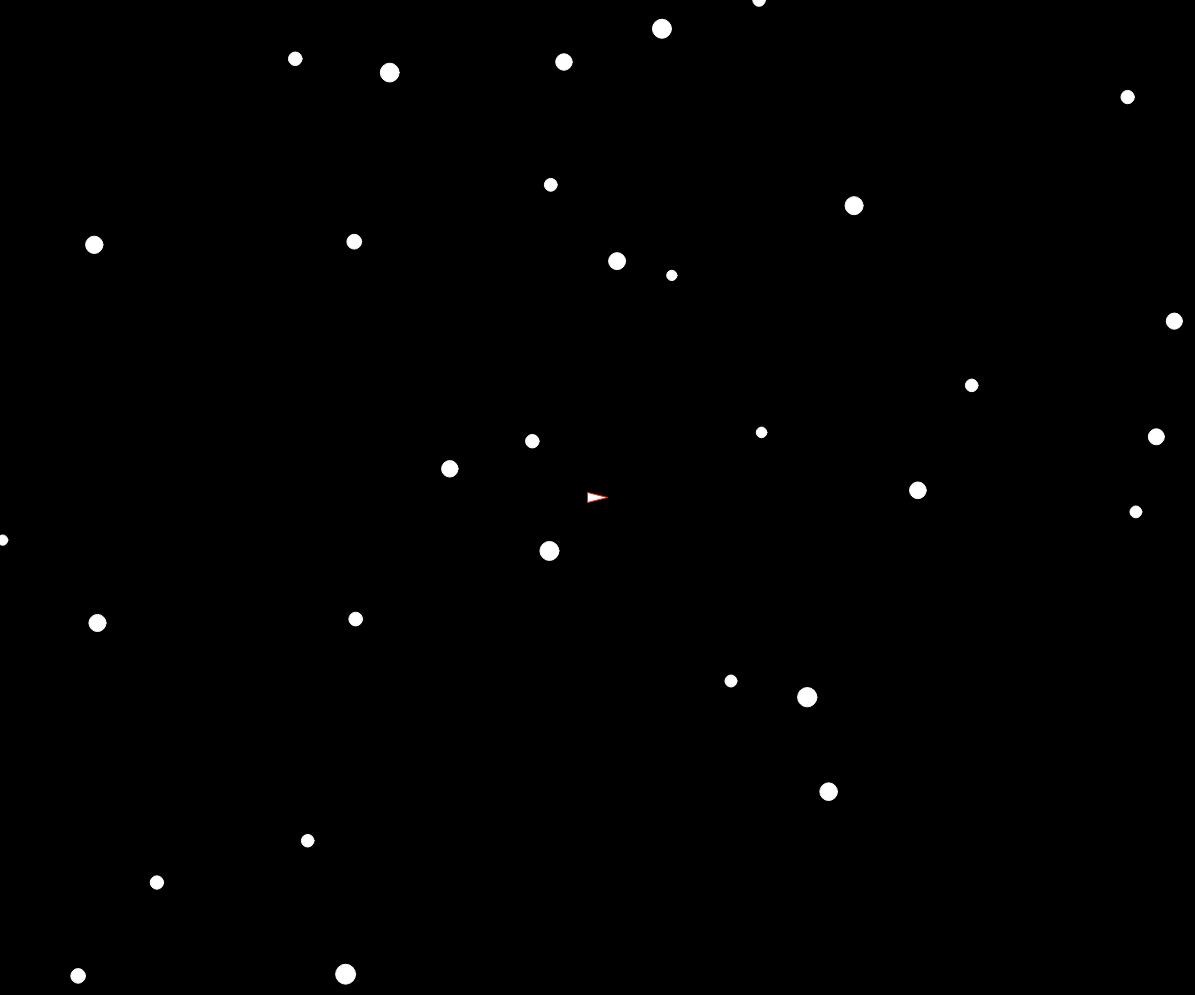
Frame 1 (no input)
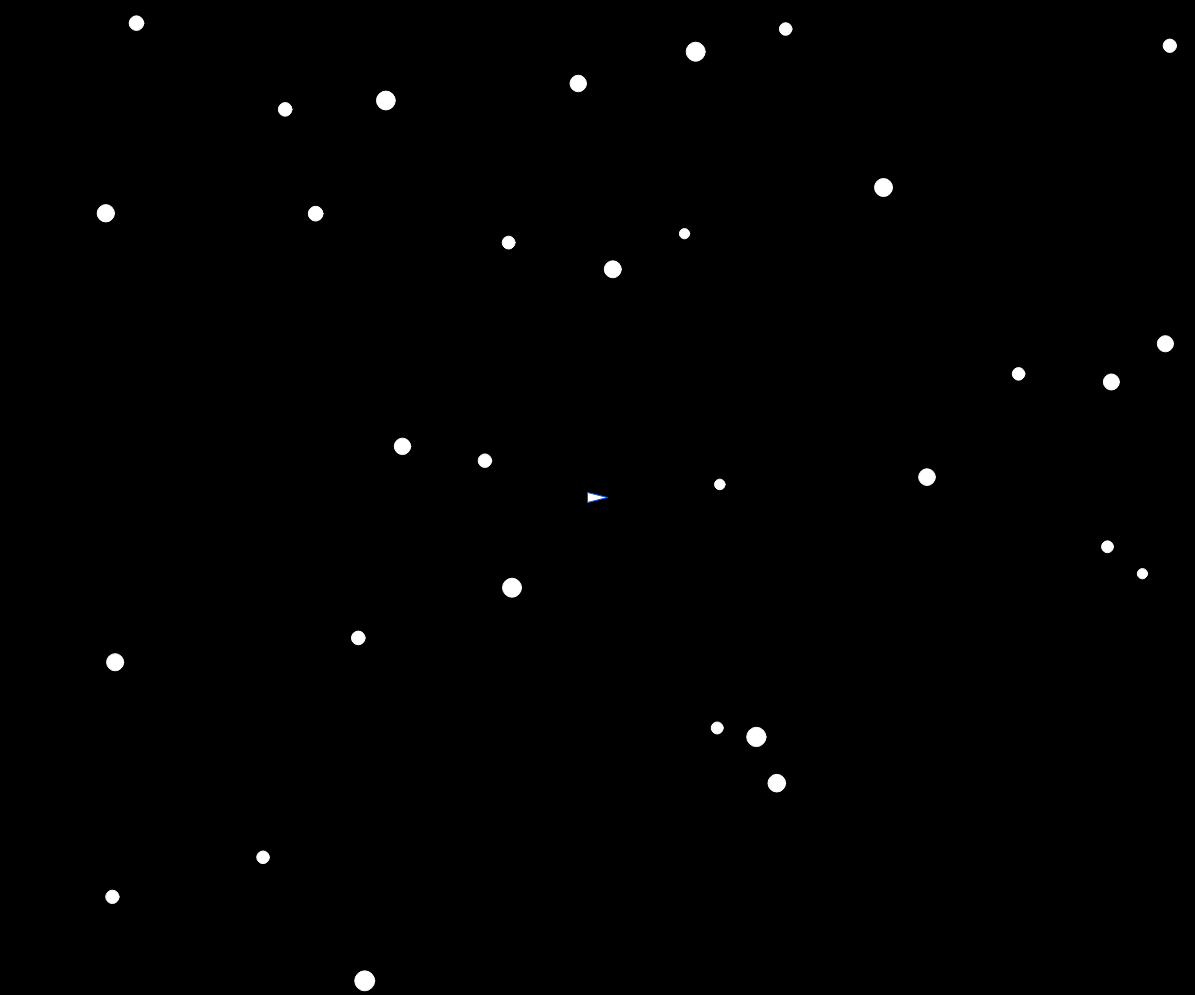
Frame 60 (no input)
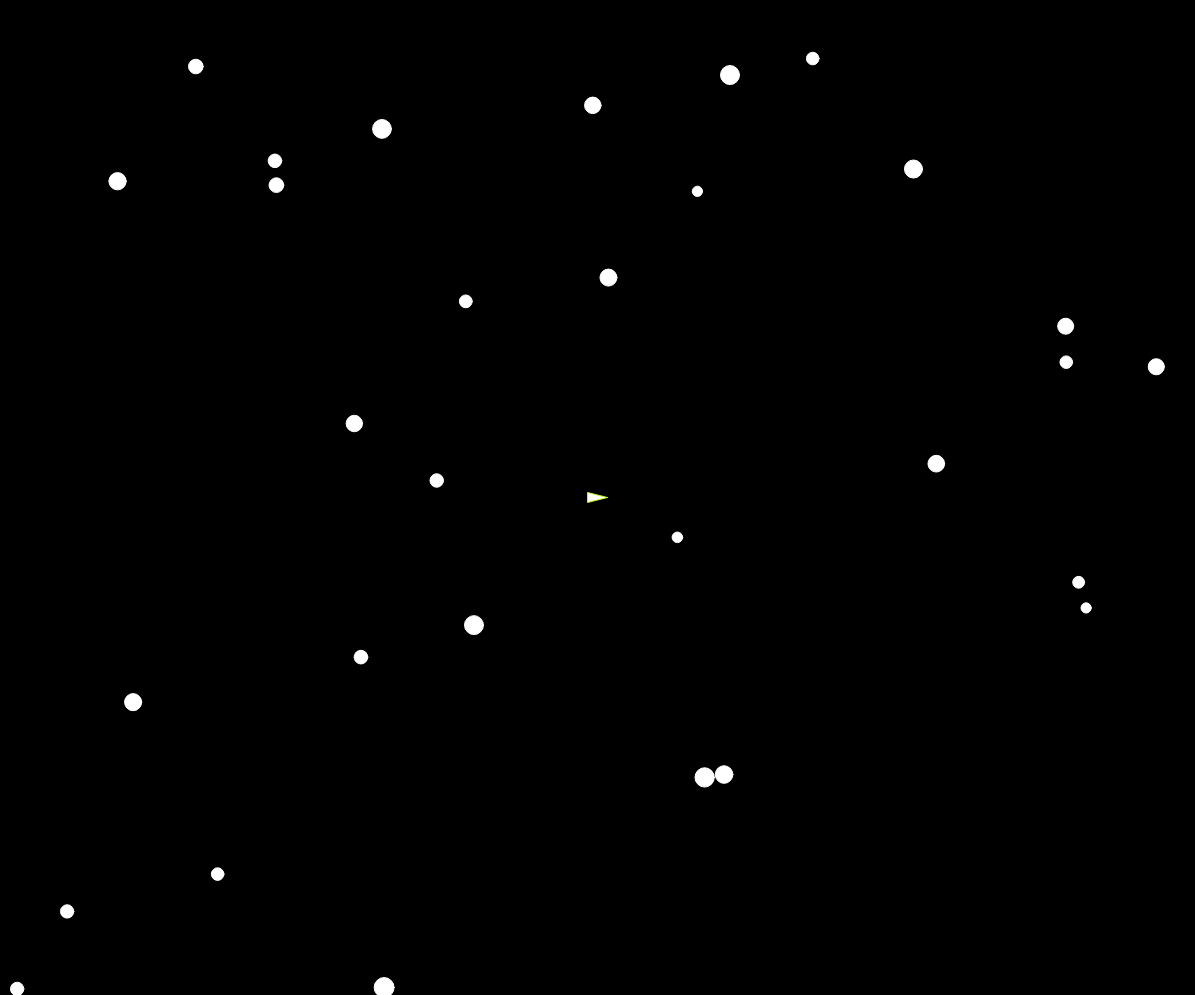
Frame 120 (the mouse pressed at the canvas centre since frame 60)

The p5.js sketch that drew these frames (run headless with seeded random() and noise() and a simulated clock; from frame 60 on, the mouse is pressed at the canvas centre):

// p5.js sketch
// ── sketch.js
var height = 500;
var width = 500;
var bullets = [];
var asteroids = [];
var lose = false;
var win = false;
var color;

function setup() {
  // put setup code here
  createCanvas(windowWidth -5 , windowHeight -5);
   height = windowHeight-5;
   width = windowWidth-5;
   bullets = [];
   asteroids = [];
   lose = false;
   win = false;
   color = 1;
  rocket = new Rocket((windowWidth -5)/2,( windowHeight -5)/2)

  for (var i = 30; i >= 0; i--) {
   
  asteroids.push(new Asteroid());
  }

   


}

function draw() {
  // put drawing code here
  background('black');
  color = (color+1)%100;
  colorMode(HSB, 100);
  stroke(color, 255, 255);

  rocket.update();
  rocket.display();
  for (var i = asteroids.length - 1; i >= 0; i--) {
    asteroids[i].update();
    asteroids[i].display();
  }
  for (var i = bullets.length - 1; i >= 0; i--) {
    bullets[i].update();
    bullets[i].display();
  }

  clean();
  collision();
  if(lose)
  {
    
    background("black");
    fill(255,255,255);
   
    text("ya lost, press r to restart",windowWidth/2-100,windowHeight/2);

  }
  if(win)
  {
    
    background("black");
    fill(255,255,255)
    
    text("ya won, press r to restart",windowWidth/2-100,windowHeight/2);

  }
  



  

}

function clean()
{
  for (var i = bullets.length - 1; i >= 0; i--) {
    if(bullets[i].pos.x>width || bullets[i].pos.x[i]<0)
    {
      bullets.splice(i,1);
    }
    else if(bullets[i].pos.y>height || bullets[i].pos.y[i]<0)
    {
      bullets.splice(i,1);
    }

  }
  if(asteroids.length<1)
  {
    win = true;
  }
}

function collision()
{
  var colI;
  var colJ;
  var col = false;
  for (var i = bullets.length - 1; i >= 0; i--) {
    for (var j = asteroids.length - 1; j >= 0; j--) {
      if(bullets[i].pos.x<(asteroids[j].pos.x+asteroids[j].size) && bullets[i].pos.x>(asteroids[j].pos.x-asteroids[j].size) &&
        bullets[i].pos.y<(asteroids[j].pos.y+asteroids[j].size) && bullets[i].pos.y>(asteroids[j].pos.y-asteroids[j].size))
      {
        //bullets.splice(i,1);
        //asteroids.splice(j,1);
        console.log("collision")
        col = true;
        colI = i;
        colJ = j;

      }
    }
  }

  for (var j = asteroids.length - 1; j >= 0; j--) {
      if(rocket.pos.x<(asteroids[j].pos.x+asteroids[j].size) && rocket.pos.x>(asteroids[j].pos.x-asteroids[j].size) &&
        rocket.pos.y<(asteroids[j].pos.y+asteroids[j].size) && rocket.pos.y>(asteroids[j].pos.y-asteroids[j].size))
      {
        lose = true;
      }
  }



  if(col)
  {
    bullets.splice(colI,1);
    asteroids.splice(colJ,1);
  }
}

function keyPressed() {
  if (keyCode === UP_ARROW) {
    rocket.thrust(1);
  }
  if (keyCode === DOWN_ARROW) {
    rocket.thrust(-1);
  }
  if (keyCode === RIGHT_ARROW) {
    rocket.degrees+=30;
  }
  if (keyCode === LEFT_ARROW) {
    rocket.degrees-=30;
  } 
  if (keyCode === 32) {
    bullets.push(new Bullet())
  }
  if (keyCode === 82) {
    setup();
  }




}




function Bullet()
{
  this.pos = createVector(rocket.pos.x,rocket.pos.y);
  this.vel = createVector(rocket.vel.x/10 + cos(rocket.theta), rocket.vel.y/10 + sin(rocket.theta));
  this.vel.mult(10);
  this.acc = createVector(0,0);
  
  
  
  this.update = function() {
      this.vel.add(this.acc);
      this.pos.add(this.vel);
      this.acc.mult(0);

  };

  this.display = function() {
    push();
    colorMode(HSB, 100);
    stroke(color, 255, 255);
    fill(color, 255, 255);

    translate(this.pos.x,this.pos.y);

    ellipse(0,0,5,5);

    pop();
  };


}



function Asteroid()
{
  this.pos = createVector(random(width),random(height));
  this.vel = createVector(random(-1,1),random(-1,1));
  this.acc = createVector(0,0);
  this.size = random(10,20);
  /*this.outside = [];

  this.edges = random(5,10);
  for (var i = this.edges; i >= 0; i--) {
    this.outside.push(createVector(random(10));
  }
  for (var i = this.edges; i >= 0; i--) {
    this.outside.push(createVector(random(10));
  }*/

  
  
  this.update = function() {
      this.vel.add(this.acc);
      this.pos.add(this.vel);
      this.acc.mult(0);

      if(this.pos.y<0)
      {
        this.pos.y = height
      }
      if(this.pos.y>height)
      {
        this.pos.y = 0
      }
      if(this.pos.x<0)
      {
        this.pos.x = width
      }
      if(this.pos.x>width)
      {
        this.pos.x = 0
      }


      this.theta = this.degrees*2*PI/360;

  };

  this.display = function() {
    push();
    translate(this.pos.x,this.pos.y);

    /*beginShape();
    for (var i = this.outside.length - 1; i >= 0; i--) {
      vertex(this.outside[i].x,this.outside[i].y)
    }
    
    endShape(CLOSE);*/
    colorMode(HSB, 100);
    stroke(0, 0, 255);

    ellipse(0,0,this.size,this.size);

    pop();
  };




}





function Rocket(x,y)
{
	this.pos = createVector(x,y);
	this.vel = createVector(0,0);
  this.acc = createVector(0,0);
  this.theta = 0;
  this.degrees = 0;
	


	this.update = function() {
      this.vel.add(this.acc);
    	this.pos.add(this.vel);
      this.acc.mult(0);

    	if(this.pos.y<0)
    	{
    		this.pos.y = height
    	}
    	if(this.pos.y>height)
    	{
    		this.pos.y = 0
    	}
    	if(this.pos.x<0)
    	{
    		this.pos.x = width
    	}
    	if(this.pos.x>width)
    	{
    		this.pos.x = 0
    	}


      this.theta = this.degrees*2*PI/360;

  };

  this.applyForce = function(force)
  {
    this.acc.add(force);
  }

  this.thrust = function(direction)
  {
    if(direction ==1){
      this.applyForce(createVector(cos(this.theta),sin(this.theta)));

    }
    else
    {
       this.applyForce(createVector(-cos(this.theta),-sin(this.theta)));

    }
    
  }



  this.display = function() {
    push();
    colorMode(HSB, 100);
    stroke(color, 255, 255);
    translate(this.pos.x,this.pos.y);
    rotate(this.theta)
  	
    beginShape();
    vertex(10, 0);
    vertex(-10, -5);
    vertex(-10, 5);
    endShape(CLOSE);

    pop();
  };


}
